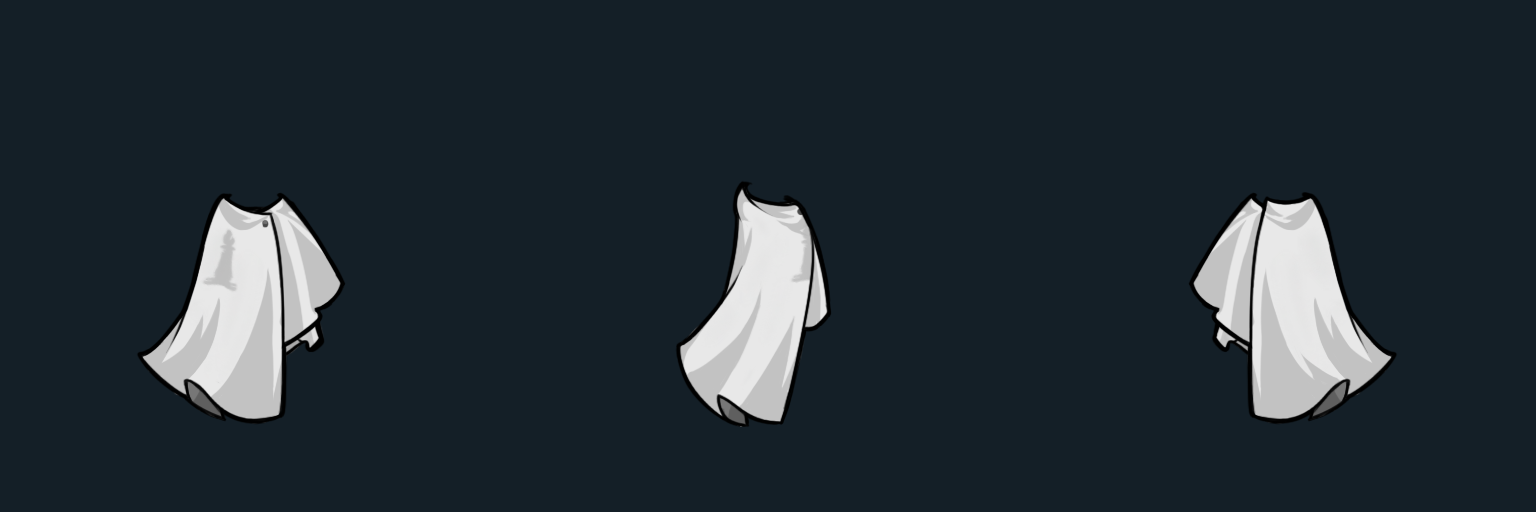
#> input picture ArtSource/Shenji/BishopCloak_Reference.png, 1536 x 512 px, given in place of Naked_Female_south.png, which was not available
$ python render_shenji_current_qa.py
#> lines starting #> are read from the running program, lines starting #| are printed output that depends on the picture; pictures that were not available may be replaced by others from this repository, and a replacement may not be noted
"""Render the exact Shenji textures currently shipped by the mod.

Unlike the asset generator this script is read-only: it never rewrites game
textures.  It mirrors Milira's body/apparel/head/hair/head-apparel ordering so
directional anchor regressions can be checked before launching RimWorld.
"""

from pathlib import Path
from PIL import Image, ImageDraw, ImageOps


MOD = Path(__file__).resolve().parents[1]
REF = MOD.parent / "参考Mod" / "必需" / "Milira Race [3256974620]" / "Content" / "Textures"
SHENJI = MOD / "Content" / "Textures" / "Yunjianzi"
OUTPUT = MOD / "ArtSource" / "Shenji" / "Shenji_CurrentAssets_QA.png"
EQUIPMENT_OUTPUT = MOD / "ArtSource" / "Shenji" / "Shenji_ThreeTier_Equipment_QA.png"


def load(path: Path) -> Image.Image:
    image = Image.open(path).convert("RGBA")
    return image if image.size == (512, 512) else image.resize((512, 512), Image.Resampling.LANCZOS)


def checker(size: tuple[int, int]) -> Image.Image:
    canvas = Image.new("RGBA", size, (20, 31, 39, 255))
    draw = ImageDraw.Draw(canvas)
    for y in range(0, size[1], 24):
        for x in range(0, size[0], 24):
            if (x // 24 + y // 24) % 2 == 0:
                draw.rectangle((x, y, x + 23, y + 23), fill=(31, 47, 58, 255))
    return canvas


def pawn(tier: str, direction: str) -> Image.Image:
    source_direction = "east" if direction == "west" else direction
    common_body = REF / "Milian" / "Pawn" / "Body" / f"Naked_Female_{source_direction}.png"
    common_head = REF / "Milian" / "Pawn" / "Head" / f"MilianHeadN1_{source_direction}.png"
    common_hair = REF / "Milian" / "Pawn" / "Hair" / "Milian_HairN1" / f"MiliraHair4_{source_direction}.png"
    if tier == "GuardReference":
        paths = [
            common_body,
            REF / "Milian" / "Apparel" / "Middle" / "GuardArmor" / f"GuardArmor_Female_{source_direction}.png",
            common_head,
            common_hair,
            REF / "Milian" / "Apparel" / "OverHead" / "Goggle" / f"Goggle_{source_direction}.png",
        ]
    else:
        paths = [
            common_body,
            SHENJI / "Apparel" / "Shenji" / f"ShenjiArmor_{tier}_Female_{source_direction}.png",
            common_head,
            SHENJI / "Pawn" / "Shenji" / f"ShenjiHairBack_{source_direction}.png",
            SHENJI / "Pawn" / "Shenji" / f"ShenjiHairFront_{source_direction}.png",
        ]
        if tier == "Intermediate":
            paths.append(SHENJI / "Apparel" / "Shenji" / f"ShenjiVisor_Female_{source_direction}.png")
        elif tier == "Final":
            paths.append(SHENJI / "Apparel" / "Shenji" / f"JiuxiaoImmortalCrown_{source_direction}.png")
    result = Image.new("RGBA", (512, 512), (0, 0, 0, 0))
    for path in paths:
        result = Image.alpha_composite(result, load(path))
    return ImageOps.mirror(result) if direction == "west" else result


def main() -> None:
    tiers = ("GuardReference", "Base", "Intermediate", "Final")
    directions = ("south", "east", "west", "north")
    tile = 300
    sheet = checker((tile * 4, tile * 4 + 44))
#> in checker, `canvas = Image.new("RGBA", size, (20, 31, 39, 255))`:
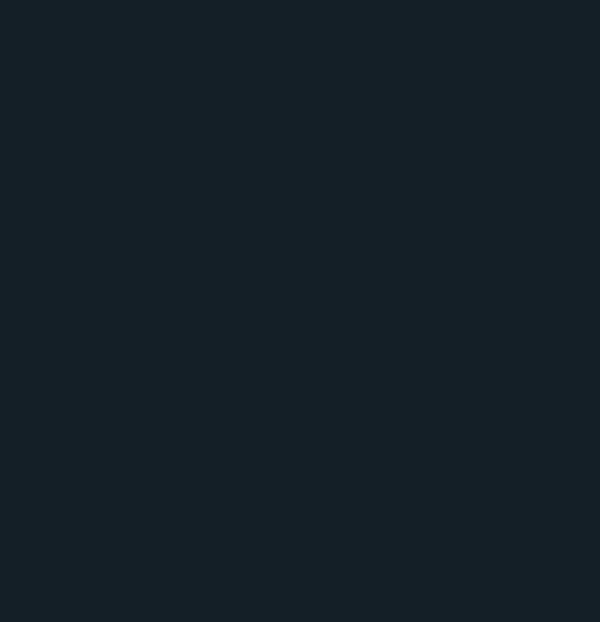
#> canvas: PIL image 1200x1244 RGBA (shown at 1/2 size); mean R, G, B, A 20, 31, 39, 255
    draw = ImageDraw.Draw(sheet)
    for row, tier in enumerate(tiers):
        for column, direction in enumerate(directions):
            # Preserve the full 512 canvas so the cyan x=256 guide measures the
            # actual RimWorld anchor instead of recentering each visible bbox.
            image = pawn(tier, direction).resize((280, 280), Image.Resampling.LANCZOS)
#> in pawn, `result = Image.new("RGBA", (512, 512), (0, 0, 0, 0))`: result: PIL image 512x512 RGBA; every value is 0
#> in load, image is the input picture: PIL image 1536x512 RGBA; mean R, G, B, A 36.3, 46.2, 53.4, 255
#> in load, `return image if image.size == (512, 512) else image.resize((512, 512),..`:
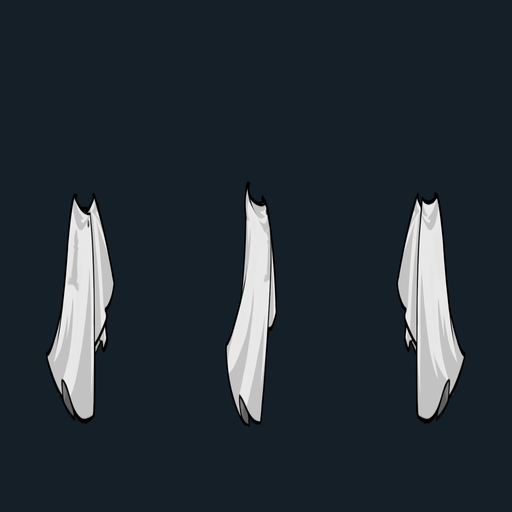
#> returned value: PIL image 512x512 RGBA; mean R, G, B, A 36.3, 46.2, 53.4, 255
            x = column * tile + 10
            y = row * tile + 4
            sheet.alpha_composite(image, (x, y))
            guide_x = x + 140
            draw.line((guide_x, y, guide_x, y + 280), fill=(40, 220, 220, 105), width=1)
            draw.text((column * tile + 10, row * tile + 282), f"{tier} / {direction}", fill=(210, 244, 242, 255))
    draw.text((14, tile * 4 + 14), "Row 1 is native Milira Guard. Rows 2-4 preserve its exact goggle silhouette and anchor.", fill=(132, 225, 225, 255))
    OUTPUT.parent.mkdir(parents=True, exist_ok=True)
    sheet.save(OUTPUT)
    render_equipment_sheet()
    print(OUTPUT)
    print(EQUIPMENT_OUTPUT)


def fit_visible(image: Image.Image, size: tuple[int, int]) -> Image.Image:
    bounds = image.getchannel("A").getbbox()
    result = Image.new("RGBA", size)
    if bounds is None:
        return result
    visible = image.crop(bounds)
    visible.thumbnail((size[0] - 24, size[1] - 42), Image.Resampling.LANCZOS)
    result.alpha_composite(visible, ((size[0] - visible.width) // 2, (size[1] - visible.height) // 2))
    return result


def render_equipment_sheet() -> None:
    tiers = (
        ("Base - Qigong / Foundation", "Base", "ShenjiCannon_Assault.png", "Assault / Gatling physical rounds"),
        ("Intermediate - Zifu / Jindan", "Intermediate", "ShenjiCannon_Gauss.png", "Pale-cyan beam weapon"),
        ("Final - Huashen", "Final", "ShenjiCannon_Legendary.png", "Legendary beam + ricochet node"),
    )
    directions = ("south", "east", "west", "north")
    tile_w, tile_h = 340, 330
    header = 58
    canvas = checker((tile_w * 5, header + tile_h * 3))
    draw = ImageDraw.Draw(canvas)
    draw.rectangle((0, 0, canvas.width, header), fill=(10, 24, 31, 255))
    draw.text((18, 17), "Shenji Milian - actual shipped three-tier equipment", fill=(218, 248, 245, 255))
    for row, (label, tier, weapon_name, weapon_desc) in enumerate(tiers):
        y = header + row * tile_h
        for column, direction in enumerate(directions):
            x = column * tile_w
            actual = pawn(tier, direction)
            canvas.alpha_composite(actual.resize((320, 320), Image.Resampling.LANCZOS), (x + 10, y))
            draw.line((x + tile_w // 2, y, x + tile_w // 2, y + 300), fill=(40, 220, 220, 100), width=1)
            draw.text((x + 10, y + 302), f"{label} / {direction}", fill=(215, 240, 240, 255))
        weapon_path = SHENJI / "Weapons" / weapon_name
        weapon = fit_visible(load(weapon_path), (tile_w, 255))
        wx = tile_w * 4
        canvas.alpha_composite(weapon, (wx, y + 18))
        draw.text((wx + 10, y + 274), label, fill=(240, 220, 150, 255))
        draw.text((wx + 10, y + 302), weapon_desc, fill=(165, 220, 225, 255))
    EQUIPMENT_OUTPUT.parent.mkdir(parents=True, exist_ok=True)
    canvas.save(EQUIPMENT_OUTPUT)


if __name__ == "__main__":
#> (the run stopped early here; a loop or call above may not have finished)
